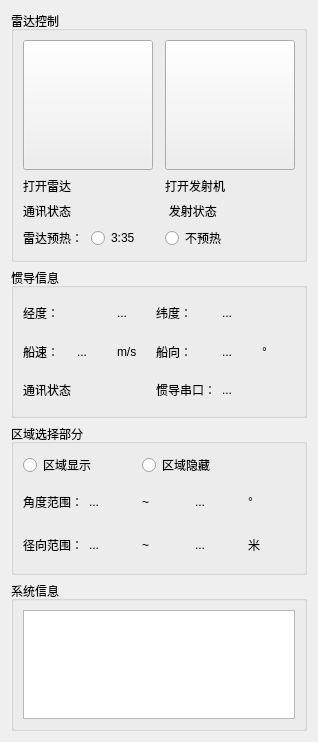
       <widget class="QFrame" name="frame_3">
        <property name="frameShape">
         <enum>QFrame::NoFrame</enum>
        </property>
        <property name="lineWidth">
         <number>2</number>
        </property>
        <layout class="QVBoxLayout" name="verticalLayout_2" stretch="5,3,3,3">
         <item>
          <widget class="QGroupBox" name="groupbox11">
           <property name="title">
            <string>雷达控制</string>
           </property>
           <layout class="QGridLayout" name="gridLayout_3" rowstretch="6,2,2,2">
            <item row="0" column="0" colspan="2">
             <widget class="QPushButton" name="power_radar">
              <property name="minimumSize">
               <size>
                <width>130</width>
                <height>130</height>
               </size>
              </property>
              <property name="maximumSize">
               <size>
                <width>130</width>
                <height>130</height>
               </size>
              </property>
              <property name="styleSheet">
               <string notr="true">image: url(:/icon/power_on.png);</string>
              </property>
              <property name="text">
               <string/>
              </property>
             </widget>
            </item>
            <item row="2" column="0">
             <widget class="QLabel" name="communication_status">
              <property name="styleSheet">
               <string notr="true">font: 75 10pt &quot;Microsoft YaHei UI&quot;;</string>
              </property>
              <property name="text">
               <string>通讯状态</string>
              </property>
             </widget>
            </item>
            <item row="2" column="2" colspan="2">
             <widget class="QLabel" name="emission_status">
              <property name="styleSheet">
               <string notr="true">font: 75 10pt &quot;Microsoft YaHei UI&quot;;</string>
              </property>
              <property name="text">
               <string>   发射状态</string>
              </property>
             </widget>
            </item>
            <item row="0" column="3" colspan="3">
             <widget class="QPushButton" name="transceiver_turnon">
              <property name="minimumSize">
               <size>
                <width>130</width>
                <height>130</height>
               </size>
              </property>
              <property name="maximumSize">
               <size>
                <width>130</width>
                <height>130</height>
               </size>
              </property>
              <property name="styleSheet">
               <string notr="true">image: url(:/icon/trans_on.png);</string>
              </property>
              <property name="text">
               <string/>
              </property>
             </widget>
            </item>
            <item row="1" column="3" colspan="3">
             <widget class="QLabel" name="transceiver_turnon_label">
              <property name="styleSheet">
               <string notr="true">font: 75 12pt &quot;Microsoft YaHei UI&quot;;</string>
              </property>
              <property name="text">
               <string>打开发射机</string>
              </property>
             </widget>
            </item>
            <item row="3" column="0">
             <widget class="QLabel" name="label_13">
              <property name="styleSheet">
               <string notr="true">font: 75 10pt &quot;Microsoft YaHei UI&quot;;</string>
              </property>
              <property name="text">
               <string>雷达预热：</string>
              </property>
             </widget>
            </item>
            <item row="3" column="3">
             <widget class="QRadioButton" name="radio2">
              <property name="styleSheet">
               <string notr="true">font: 75 10pt &quot;Microsoft YaHei UI&quot;;</string>
              </property>
              <property name="text">
               <string>不预热</string>
              </property>
             </widget>
            </item>
            <item row="2" column="1">
             <widget class="QLabel" name="communication_status_value">
              <property name="text">
               <string/>
              </property>
             </widget>
            </item>
            <item row="3" column="1" colspan="2">
             <widget class="QRadioButton" name="radio1">
              <property name="styleSheet">
               <string notr="true">font: 75 10pt &quot;Microsoft YaHei UI&quot;;</string>
              </property>
              <property name="text">
               <string>3:35</string>
              </property>
             </widget>
            </item>
            <item row="1" column="0" colspan="2">
             <widget class="QLabel" name="power_radar_label">
              <property name="styleSheet">
               <string notr="true">font: 75 12pt &quot;Microsoft YaHei UI&quot;;</string>
              </property>
              <property name="text">
               <string>打开雷达</string>
              </property>
              <property name="textFormat">
               <enum>Qt::AutoText</enum>
              </property>
             </widget>
            </item>
            <item row="2" column="4">
             <widget class="QLabel" name="emission_status_value">
              <property name="text">
               <string/>
              </property>
             </widget>
            </item>
           </layout>
          </widget>
         </item>
         <item>
          <widget class="QGroupBox" name="groupbox12">
           <property name="title">
            <string>惯导信息</string>
           </property>
           <layout class="QGridLayout" name="gridLayout_2">
            <item row="0" column="4">
             <widget class="QLabel" name="latitude_v">
              <property name="styleSheet">
               <string notr="true">font: 75 10pt &quot;Microsoft YaHei UI&quot;;</string>
              </property>
              <property name="text">
               <string>...</string>
              </property>
             </widget>
            </item>
            <item row="1" column="5">
             <widget class="QLabel" name="label_14">
              <property name="styleSheet">
               <string notr="true">font: 75 10pt &quot;Microsoft YaHei UI&quot;;</string>
              </property>
              <property name="text">
               <string>°</string>
              </property>
             </widget>
            </item>
            <item row="0" column="2">
             <widget class="QLabel" name="Longitude_v">
              <property name="styleSheet">
               <string notr="true">font: 75 10pt &quot;Microsoft YaHei UI&quot;;</string>
              </property>
              <property name="text">
               <string>...</string>
              </property>
             </widget>
            </item>
            <item row="1" column="0">
             <widget class="QLabel" name="label_23">
              <property name="styleSheet">
               <string notr="true">font: 75 10pt &quot;Microsoft YaHei UI&quot;;</string>
              </property>
              <property name="text">
               <string>船速：</string>
              </property>
             </widget>
            </item>
            <item row="2" column="4">
             <widget class="QLabel" name="insComV">
              <property name="styleSheet">
               <string notr="true">font: 75 10pt &quot;Microsoft YaHei UI&quot;;</string>
              </property>
              <property name="text">
               <string>...</string>
              </property>
             </widget>
            </item>
            <item row="1" column="3">
             <widget class="QLabel" name="label_24">
              <property name="styleSheet">
               <string notr="true">font: 75 10pt &quot;Microsoft YaHei UI&quot;;</string>
              </property>
              <property name="text">
               <string>船向：</string>
              </property>
             </widget>
            </item>
            <item row="1" column="4">
             <widget class="QLabel" name="shipDirection_v">
              <property name="styleSheet">
               <string notr="true">font: 75 10pt &quot;Microsoft YaHei UI&quot;;</string>
              </property>
              <property name="text">
               <string>...</string>
              </property>
             </widget>
            </item>
            <item row="2" column="0">
             <widget class="QLabel" name="insStatus">
              <property name="styleSheet">
               <string notr="true">font: 75 10pt &quot;Microsoft YaHei UI&quot;;</string>
              </property>
              <property name="text">
               <string>通讯状态</string>
              </property>
             </widget>
            </item>
            <item row="2" column="1" colspan="2">
             <widget class="QLabel" name="insStatus_v">
              <property name="text">
               <string/>
              </property>
             </widget>
            </item>
            <item row="0" column="0">
             <widget class="QLabel" name="label_19">
              <property name="styleSheet">
               <string notr="true">font: 75 10pt &quot;Microsoft YaHei UI&quot;;</string>
              </property>
              <property name="text">
               <string>经度：</string>
              </property>
             </widget>
            </item>
            <item row="0" column="3">
             <widget class="QLabel" name="label_20">
              <property name="styleSheet">
               <string notr="true">font: 75 10pt &quot;Microsoft YaHei UI&quot;;</string>
              </property>
              <property name="text">
               <string>纬度：</string>
              </property>
             </widget>
            </item>
            <item row="1" column="1">
             <widget class="QLabel" name="shipSpeed_v">
              <property name="styleSheet">
               <string notr="true">font: 75 10pt &quot;Microsoft YaHei UI&quot;;</string>
              </property>
              <property name="text">
               <string>...</string>
              </property>
             </widget>
            </item>
            <item row="1" column="2">
             <widget class="QLabel" name="label_27">
              <property name="styleSheet">
               <string notr="true">font: 75 10pt &quot;Microsoft YaHei UI&quot;;</string>
              </property>
              <property name="text">
               <string>m/s</string>
              </property>
             </widget>
            </item>
            <item row="2" column="3">
             <widget class="QLabel" name="label_17">
              <property name="styleSheet">
               <string notr="true">font: 75 10pt &quot;Microsoft YaHei UI&quot;;</string>
              </property>
              <property name="text">
               <string>惯导串口：</string>
              </property>
             </widget>
            </item>
           </layout>
          </widget>
         </item>
         <item>
          <widget class="QGroupBox" name="groupbox13">
           <property name="title">
            <string>区域选择部分</string>
           </property>
           <property name="flat">
            <bool>false</bool>
           </property>
           <layout class="QGridLayout" name="gridLayout">
            <item row="0" column="0" colspan="2">
             <widget class="QRadioButton" name="radioButton1">
              <property name="styleSheet">
               <string notr="true">font: 75 12pt &quot;Microsoft YaHei UI&quot;;</string>
              </property>
              <property name="text">
               <string>区域显示</string>
              </property>
             </widget>
            </item>
            <item row="0" column="2" colspan="2">
             <widget class="QRadioButton" name="radioButton2">
              <property name="styleSheet">
               <string notr="true">font: 75 12pt &quot;Microsoft YaHei UI&quot;;</string>
              </property>
              <property name="text">
               <string>区域隐藏</string>
              </property>
             </widget>
            </item>
            <item row="1" column="0">
             <widget class="QLabel" name="label_3">
              <property name="styleSheet">
               <string notr="true">font: 75 10pt &quot;Microsoft YaHei UI&quot;;</string>
              </property>
              <property name="text">
               <string>角度范围：</string>
              </property>
             </widget>
            </item>
            <item row="1" column="1">
             <widget class="QLabel" name="angle_min">
              <property name="styleSheet">
               <string notr="true">font: 75 10pt &quot;Microsoft YaHei UI&quot;;</string>
              </property>
              <property name="text">
               <string>...</string>
              </property>
             </widget>
            </item>
            <item row="1" column="2">
             <widget class="QLabel" name="label_10">
              <property name="styleSheet">
               <string notr="true">font: 75 10pt &quot;Microsoft YaHei UI&quot;;</string>
              </property>
              <property name="text">
               <string>~</string>
              </property>
             </widget>
            </item>
            <item row="1" column="3">
             <widget class="QLabel" name="angle_max">
              <property name="styleSheet">
               <string notr="true">font: 75 10pt &quot;Microsoft YaHei UI&quot;;</string>
              </property>
              <property name="text">
               <string>...</string>
              </property>
             </widget>
            </item>
            <item row="1" column="4">
             <widget class="QLabel" name="label_11">
              <property name="styleSheet">
               <string notr="true">font: 75 10pt &quot;Microsoft YaHei UI&quot;;</string>
              </property>
              <property name="text">
               <string>°</string>
              </property>
             </widget>
            </item>
            <item row="2" column="0">
             <widget class="QLabel" name="label_4">
              <property name="styleSheet">
               <string notr="true">font: 75 10pt &quot;Microsoft YaHei UI&quot;;</string>
              </property>
              <property name="text">
               <string>径向范围：</string>
              </property>
             </widget>
            </item>
            <item row="2" column="1">
             <widget class="QLabel" name="radio_min">
              <property name="styleSheet">
               <string notr="true">font: 75 10pt &quot;Microsoft YaHei UI&quot;;</string>
              </property>
              <property name="text">
               <string>...</string>
              </property>
             </widget>
            </item>
            <item row="2" column="2">
             <widget class="QLabel" name="label_9">
              <property name="text">
               <string>~</string>
              </property>
             </widget>
            </item>
            <item row="2" column="3">
             <widget class="QLabel" name="radio_max">
              <property name="styleSheet">
               <string notr="true">font: 75 10pt &quot;Microsoft YaHei UI&quot;;</string>
              </property>
              <property name="text">
               <string>...</string>
              </property>
             </widget>
            </item>
            <item row="2" column="4">
             <widget class="QLabel" name="label_12">
              <property name="styleSheet">
               <string notr="true">font: 75 10pt &quot;Microsoft YaHei UI&quot;;</string>
              </property>
              <property name="text">
               <string>米</string>
              </property>
             </widget>
            </item>
           </layout>
          </widget>
         </item>
         <item>
          <widget class="QGroupBox" name="groupbox14">
           <property name="title">
            <string>系统信息</string>
           </property>
           <layout class="QGridLayout" name="gridLayout_4">
            <item row="0" column="0">
             <widget class="QTextBrowser" name="browser"/>
            </item>
           </layout>
          </widget>
         </item>
        </layout>
       </widget>
